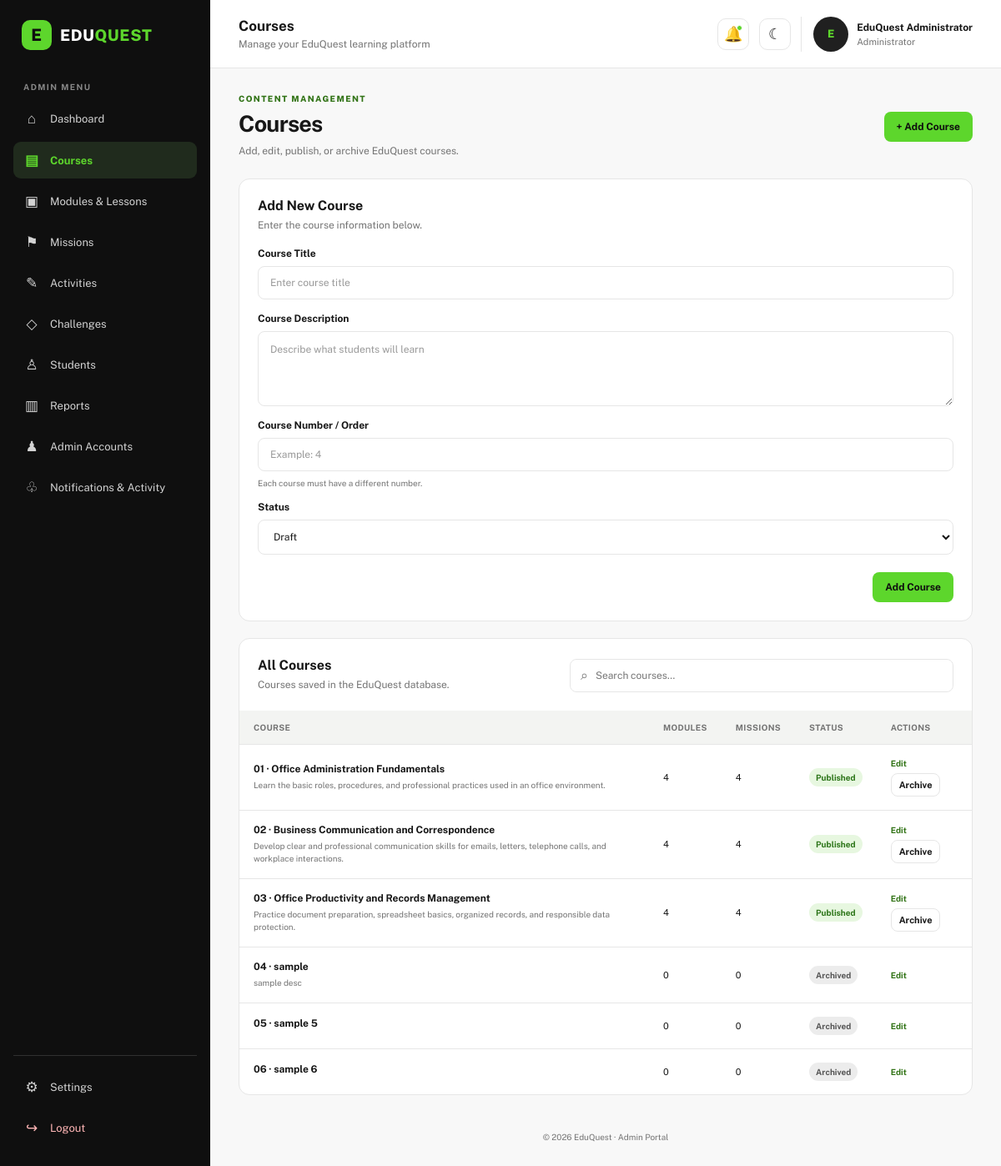
Screenshot of /EDUQUEST_FINAL/Admin_Portal/AdminCourses.php (signed in) with the database file from the repository.
### tables this page shows
CREATE TABLE `courses` (
  `course_id` int(10) UNSIGNED NOT NULL,
  `course_title` varchar(200) NOT NULL,
  `course_description` text DEFAULT NULL,
  `course_number` tinyint(3) UNSIGNED NOT NULL,
  `thumbnail` varchar(255) DEFAULT NULL,
  `is_locked` tinyint(1) NOT NULL DEFAULT 0,
  `status` enum('draft','published','archived') NOT NULL DEFAULT 'draft',
  `created_at` timestamp NOT NULL DEFAULT current_timestamp(),
  `updated_at` timestamp NOT NULL DEFAULT current_timestamp() ON UPDATE current_timestamp()
);

### EDUQUEST_FINAL/Admin_Portal/AdminCourses.php (the view, shortened to what this page needs)
<?php
require_once "db_connect.php";
$editCourse = null;
$sql = "
    SELECT
        c.*,
        (
            SELECT COUNT(*)
            FROM modules m
            WHERE m.course_id = c.course_id
        ) AS module_count,
        (
            SELECT COUNT(*)
            FROM missions mi
            INNER JOIN modules m2
                ON mi.module_id = m2.module_id
            WHERE m2.course_id = c.course_id
        ) AS mission_count
    FROM courses c
    ORDER BY c.course_number ASC
";
$courses = $conn->query($sql);
function e($value) {
    return htmlspecialchars(
        (string) $value,
        ENT_QUOTES,
        "UTF-8"
    );
}
?>
<!DOCTYPE html>
<html lang="en">
<head>
    <link rel="stylesheet" href="Admin_styles.css">
</head>
<body>
<div id="admin-app" data-page="Courses">
    <main class="page-content">
        <section class="page-heading split-heading">
            <div>
                <p class="eyebrow">CONTENT MANAGEMENT</p>
                <h1>Courses</h1>
                <p class="muted">
                    Add, edit, publish, or archive EduQuest courses.
                </p>
            </div>
            <a
                href="AdminCourses.php"
                class="btn btn-primary"
            >
                + Add Course
            </a>
        </section>
        <section class="panel settings-panel">
            <div class="panel-heading">
                <div>
                    <h2>
                        <?= $editCourse ? "Edit Course" : "Add New Course" ?>
                    </h2>
                    <p class="muted">
                        Enter the course information below.
                    </p>
                </div>
            </div>
            <form method="POST" action="AdminCourses.php">
                <label for="course_title">
                    Course Title
                    <input
                        type="text"
                        id="course_title"
                        name="course_title"
                        required
                        maxlength="150"
                        placeholder="Enter course title"
                        value="<?= e($editCourse["course_title"] ?? "") ?>"
                    >
                </label>
                <label for="course_description">
                    Course Description
                    <textarea
                        id="course_description"
                        name="course_description"
                        rows="3"
                        maxlength="1000"
                        placeholder="Describe what students will learn"
                    ><?= e($editCourse["course_description"] ?? "") ?></textarea>
                </label>
                <label for="course_number">
                    Course Number / Order
                    <input
                        type="number"
                        id="course_number"
                        name="course_number"
                        min="1"
                        max="255"
                        required
                        placeholder="Example: 4"
                        value="<?= e($editCourse["course_number"] ?? "") ?>"
                    >
                    <small>
                        Each course must have a different number.
                    </small>
                </label>
                <label for="status">
                    Status
                    <?php
                    $currentStatus = $editCourse["status"] ?? "draft";
                    ?>
                    <select
                        id="status"
                        name="status"
                        required
                    >
                        <option
                            value="draft"
                            <?= $currentStatus === "draft" ? "selected" : "" ?>
                        >
                            Draft
                        </option>
                    </select>
                </label>
                <div class="form-actions">
                    <button
                        type="submit"
                        class="btn btn-primary"
                    >
                        <?= $editCourse ? "Save Changes" : "Add Course" ?>
                    </button>
                </div>
            </form>
        </section>
        <section class="panel table-panel">
            <div class="panel-heading">
                <div>
                    <h2>All Courses</h2>
                    <p class="muted">
                        Courses saved in the EduQuest database.
                    </p>
                </div>
                <label class="search-box">
                    ⌕
                    <input
                        type="search"
                        placeholder="Search courses..."
                        data-filter="coursesTable"
                        aria-label="Search courses"
                    >
                </label>
            </div>
            <div class="table-wrap">
                <table id="coursesTable">
                    <thead>
                        <tr>
                            <th>Course</th>
                            <th>Modules</th>
                            <th>Missions</th>
                            <th>Status</th>
                            <th>Actions</th>
                        </tr>
                    </thead>
                    <tbody>
                    <?php if ($courses && $courses->num_rows > 0): ?>
                        <?php while ($course = $courses->fetch_assoc()): ?>
                            <tr>
                                <td>
                                    <b>
                                        <?= str_pad(
                                            (string) $course["course_number"],
                                            2,
                                            "0",
                                            STR_PAD_LEFT
                                        ) ?>
                                        ·
                                        <?= e($course["course_title"]) ?>
                                    </b>
                                    <small>
                                        <?= e($course["course_description"]) ?>
                                    </small>
                                </td>
                                <td>
                                    <?= (int) $course["module_count"] ?>
                                </td>
                                <td>
                                    <?= (int) $course["mission_count"] ?>
                                </td>
                                <td>
                                    <span class="status <?= e($course["status"]) ?>">
                                        <?= e(ucfirst($course["status"])) ?>
                                    </span>
                                </td>
                                <td>
                                    <div class="table-actions">
                                        <a
                                            href="AdminCourses.php?edit=<?= (int) $course["course_id"] ?>"
                                        >
                                            Edit
                                        </a>
                                        <?php if ($course["status"] !== "archived"): ?>
                                            <form
                                                method="POST"
                                                action="AdminCourses.php"
                                                onsubmit="return confirm('Archive this course? It will be hidden from the active student course list, but its records will remain in the database.');"
                                            >
                                                <button
                                                    type="submit"
                                                    class="btn btn-small btn-outline"
                                                >
                                                    Archive
                                                </button>
                                            </form>
                                        <?php endif; ?>
                                    </div>
                                </td>
                            </tr>
                        <?php endwhile; ?>
                    <?php endif; ?>
                    </tbody>
                </table>
            </div>
        </section>
        <footer class="page-footer">
            © 2026 EduQuest · Admin Portal
        </footer>
    </main>
</div>
</body>
</html>

### EDUQUEST_FINAL/Admin_Portal/Admin_styles.css (style rules this page uses)
:root { --black: #0F0F0F; --dark: #202020; --green: #5DD62C; --deep-green: #337418; --offwhite: #F8F8F8; --white: #FFFFFF; --text: #171717; --muted: #737373; --border: #E6E6E6; --surface: #FFFFFF; --surface-soft: #F3F4F2; --shadow: 0 8px 28px rgba(0, 0, 0, 0.06); }
* { box-sizing: border-box; margin: 0; padding: 0; }
body { font-family: "Public Sans", Arial, sans-serif; background: var(--offwhite); color: var(--text); min-height: 100vh; }
a { color: inherit; text-decoration: none; }
button, input, select, textarea { font: inherit; }
button { cursor: pointer; }
.page-content { padding: 30px 34px 24px; max-width: 1600px; margin: 0 auto; }
.page-heading { margin-bottom: 23px; }
.page-heading h1 { font-size: 27px; letter-spacing: -.8px; margin: 4px 0 8px; }
.eyebrow { color: var(--deep-green); font-size: 10px; font-weight: 800; letter-spacing: 1.4px; margin-bottom: 8px; }
.muted { color: var(--muted); font-size: 12px; line-height: 1.6; }
.split-heading { display: flex; justify-content: space-between; align-items: center; gap: 18px; }
.panel { background: var(--surface); border: 1px solid var(--border); border-radius: 13px; padding: 22px; margin-bottom: 20px; min-width: 0; }
.panel-heading { display: flex; align-items: center; justify-content: space-between; gap: 15px; margin-bottom: 20px; }
.panel-heading h2 { font-size: 16px; margin-bottom: 5px; }
.btn { display: inline-flex; align-items: center; justify-content: center; gap: 7px; border: 1px solid transparent; border-radius: 8px; padding: 10px 14px; font-size: 12px; font-weight: 700; transition: .18s; white-space: nowrap; }
.btn-primary { background: var(--green); color: var(--black); }
.btn-outline { background: var(--surface); border-color: var(--border); color: var(--text); }
.btn-small { padding: 7px 9px; font-size: 11px; }
.search-box { display: flex; align-items: center; gap: 9px; min-width: 220px; flex: 1; max-width: 460px; padding: 0 12px; height: 40px; border: 1px solid var(--border); border-radius: 8px; background: var(--surface); color: var(--muted); }
.search-box input { border: 0; outline: 0; width: 100%; background: transparent; color: var(--text); font-size: 12px; }
.table-panel { padding: 0; overflow: hidden; }
.table-panel .panel-heading { padding: 22px 22px 0; }
.table-wrap { width: 100%; overflow-x: auto; }
table { width: 100%; border-collapse: collapse; text-align: left; white-space: normal; }
thead { background: var(--surface-soft); }
th { font-size: 10px; letter-spacing: .35px; text-transform: uppercase; color: var(--muted); font-weight: 700; padding: 14px 17px; white-space: nowrap; }
td { font-size: 11px; padding: 16px 17px; border-top: 1px solid var(--border); vertical-align: middle; }
td b { font-size: 12px; font-weight: 700; display: block; min-width: 130px; }
td small { display: block; color: var(--muted); font-size: 10px; margin-top: 5px; line-height: 1.5; }
.table-actions { display: flex; gap: 6px; align-items: center; flex-wrap: wrap; }
.table-actions a { font-size: 10px; color: var(--deep-green); font-weight: 700; white-space: nowrap; }
.status { display: inline-flex; align-items: center; border-radius: 100px; padding: 5px 8px; font-size: 10px; font-weight: 700; white-space: nowrap; }
.status.published { background: #E7F7E0; color: #2B7417; }
.modal input, .modal textarea, .modal select, .settings-panel input, .settings-panel select { width: 100%; border: 1px solid var(--border); border-radius: 8px; padding: 11px 12px; background: var(--surface); color: var(--text); font-size: 12px; outline-color: var(--green); }
textarea { resize: vertical; }
.form-actions { display: flex; justify-content: flex-end; gap: 9px; margin-top: 7px; }
.settings-panel { display: grid; gap: 15px; }
.settings-panel .panel-heading { margin-bottom: 2px; }
.page-footer { text-align: center; color: var(--muted); font-size: 10px; padding: 24px 0 5px; }
.status.archived { background: #ECECEC; color: #555555; }

### rows the page displays
courses: course_number "01", course_title "Office Administration Fundamentals", course_description "Learn the basic roles, procedures, and professional practices used in an office environment.", module_count "4", mission_count "4", status "Published"
courses: course_number "02", course_title "Business Communication and Correspondence", course_description "Develop clear and professional communication skills for emails, letters, telephone calls, and workplace interactions.", module_count "4", mission_count "4", status "Published"
courses: course_number "03", course_title "Office Productivity and Records Management", course_description "Practice document preparation, spreadsheet basics, organized records, and responsible data protection.", module_count "4", mission_count "4", status "Published"
courses: course_number "04", course_title "sample", course_description "sample desc", module_count "0", mission_count "0", status "Archived"
courses: course_number "05", course_title "sample 5", module_count "0", mission_count "0", status "Archived"
courses: course_number "06", course_title "sample 6", module_count "0", mission_count "0", status "Archived"
